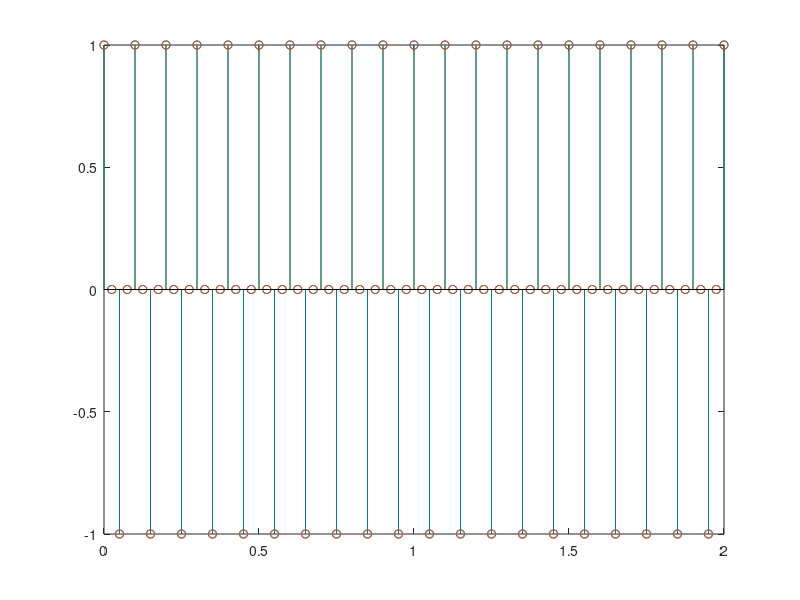

This chart was generated by the following MATLAB code: (Note: this script raises an error after producing the figure.)
clear;
clc;
%% Data
F1=10;
F2=50;
Fs=40;
T=1/Fs;
%% continuous wave
t=0:0.01:2;
x1=cos(2*pi*F1*t);
x2=cos(2*pi*F2*t);
plot(t,x1,'Color',[1,0.5,0]);
hold on;
xlabel('Time');
ylabel('Amplitude');
plot(t,x2,'Color',[0,0.5,1]);
hold off;
%% sampling
nT=0:T:2;
x1new=cos(2*pi*F1*nT);
x2new=cos(2*pi*F2*nT);
stem(nT,x1new,'Color',[0.5,0.5,0]);
hold on;
stem(nT,x2new,'Color',[0,0.5,0.5]);
hold off;
stem(nT,x1);